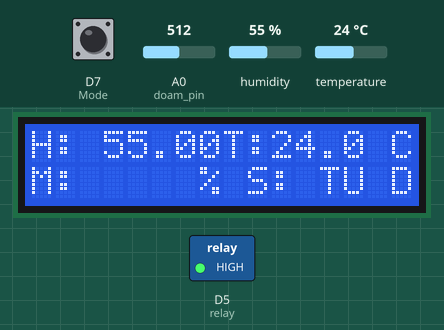
A sketch run on a simulated ESP8266 (NodeMCU). Shown: 16×2 character LCD, switched loads named in the sketch (green lamp = pin HIGH). The test bench sets the inputs (shaded band); at power-on: A0 (doam_pin) = 512, humidity 55 %, temperature 24 °C, D7 (Mode) HIGH. WiFi joins after 1.5 s; servers stay silent unless stated; the Firebase database answers and starts empty; what the sketch prints to the serial monitor is not drawn.

Above: at 3.7 s.
3.8 s: A0 (doam_pin) set to 701
5.3 s: A0 (doam_pin) set to 737
At 6.9 s:
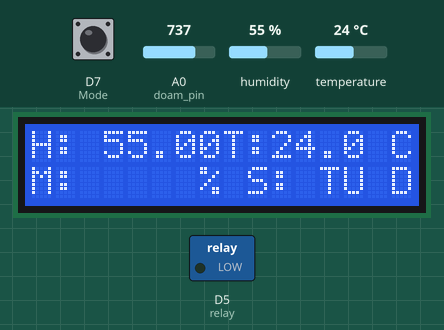
7.3 s: humidity set to 22 %
At 9.9 s:
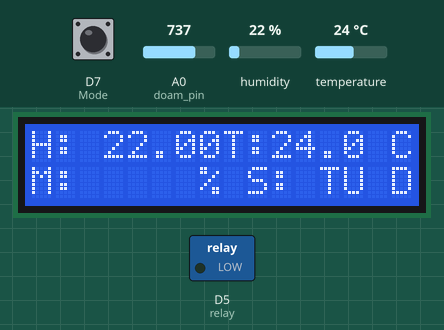
17.2 s: temperature set to 12 °C
At 19.3 s:
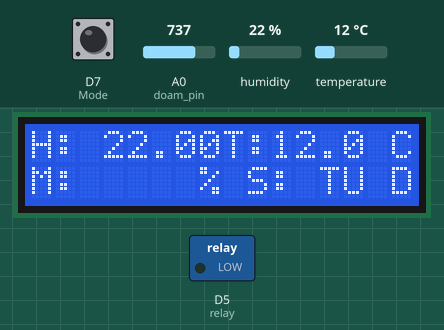
Timing chart, 0 to 20.8 s (numbered marks = the images above; inputs shaded):
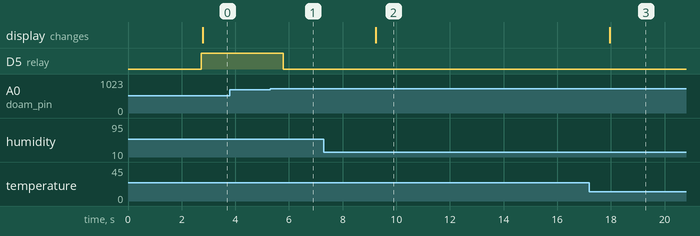

The sketch:

Code_Firebase.ino
```cpp
#include <ESP8266WiFi.h>
#include <FirebaseESP8266.h>
#define WIFI_SSID "Thu Thao"
#define WIFI_PASSWORD "12052002"
#define DATABASE_URL "esp01-e45db-default-rtdb.firebaseio.com"
#define API_KEY "mCqk75ID2ze3JAay8f94AHfLqw7wdQqtMoYY2VeS"

#include <ArduinoJson.h>
FirebaseData firebaseData;
FirebaseJson json;

#define doam_pin A0 /////Chân cảm biến độ ẩm
#define nutnhan D4  //Chân nút nhấn
#define relay D5    ///Chân relay
#define Mode D7 //Chân chọn chế độ
#include "DHT.h"

#define DHTPIN D6   //Chân Cảm biến DHT11
#define DHTTYPE DHT11
DHT dht(DHTPIN, DHTTYPE);
int giatri,i;
String chedo = " ";
#include <Wire.h>
#include <LiquidCrystal_I2C.h>

LiquidCrystal_I2C lcd(0x27,16,2);  // set the LCD address to 0x27 for a 16 chars and 2 line display
long times;
int gioihan = 60;
void setup() {
  Serial.begin(9600);
  pinMode(doam_pin, INPUT);
  pinMode(nutnhan, INPUT_PULLUP);
  pinMode(Mode, INPUT_PULLUP);
  pinMode(relay, OUTPUT);
  digitalWrite(relay, LOW);
  dht.begin();
  lcd.init();
  // Print a message to the LCD.
  lcd.backlight();
  WiFi.mode(WIFI_STA);
  WiFi.begin(WIFI_SSID, WIFI_PASSWORD);
  while (WiFi.status() != WL_CONNECTED) {
    Serial.print(".");}
  // put your setup code here, to run once:
Firebase.begin(DATABASE_URL,API_KEY);

  delay(1000);


}

void loop() {
  float h = dht.readHumidity();
  // Read temperature as Celsius (the default)
  float t = dht.readTemperature();
  int val = analogRead(doam_pin);
  int doam = map(val, 512, 1024, 100, 0); // Chuyển đổi giá trị analog ngưỡng từ 450-1024(8 bit) sang độ ẩm 0 -100%///Giá trị tối đa của analog 10 bit là 1024 nhưng chỉ chọn ngưỡng từi 0 đến 1020
  if(doam >= 100) doam = 100;
  if(doam <= 0) doam = 0;

 if( Firebase.getInt(firebaseData,("/DATA/CHE DO"))){
  i = firebaseData.intData();
 // Serial.println("GIA TRI " + String(giatri));
 }

 if(digitalRead(Mode) == 0){ //chọn chế độ
  i!=i;
  Firebase.setFloat(firebaseData, "/DATA/CHE DO",i);
  delay(300);
 }
 if(i == 1){  //Chế độ thủ công
  chedo = "THU CONG";
  if( Firebase.getInt(firebaseData,("/DATA/DIEU KHIEN"))){
  giatri = firebaseData.intData();
 }
  if(digitalRead(nutnhan) == 0){
    digitalWrite(relay, !digitalRead(relay));
    Firebase.setFloat(firebaseData, "/DATA/DIEU KHIEN",digitalRead(relay));
    delay(300);
  }
  else digitalWrite(relay, giatri);
 }
 else {
  chedo = "TU DONG";
  if(doam >= gioihan){
    digitalWrite(relay, HIGH);
  }
  else digitalWrite(relay, LOW);
 }
 //////Hiển thị chế độ và thông tin cảm biến lên LCD
  lcd.setCursor(0,0);
  lcd.print("H:    % T: ,   C");
  lcd.setCursor(3,0);
  lcd.print(h);
  lcd.setCursor(10,0);
  lcd.print(t,1);
  lcd.setCursor(0,1);
  lcd.print("M:     % S:     ");
  lcd.setCursor(12,1);
  lcd.print(chedo);
  if(millis() - times >= 5000){//Thời gian đẩy dữ liệu lên fireBase
   Firebase.setInt(firebaseData, "/DATA/DO AM DAT",doam);
  Firebase.setInt(firebaseData, "/DATA/DO AM KHONG KHI",h);
  Firebase.setFloat(firebaseData, "/DATA/NHIET DO",t);
  times = millis();
  }
}
```

Measured:
- the behaviour switches between 719 and 720 on A0 (doam_pin) (found by bisection; images 0 and 1)
- after the input at 3.8 s, every drawn part: stays the same
- after the input at 5.3 s, D5 (relay): HIGH → LOW after 0.48 s
- after the input at 7.3 s, the display: changes after 1.9 s (image 2)
- after the input at 17.2 s, the display: changes after 0.75 s (image 3)
